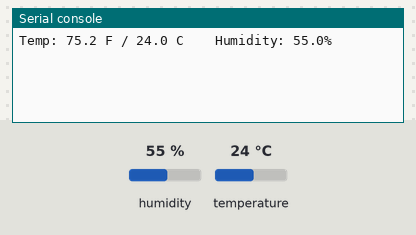
A program run on a simulated ESP32 board running CircuitPython. Shown: the last lines printed to the serial console. The test bench sets the inputs (shaded band); at power-on: humidity 55 %, temperature 24 °C.

Above: at 1.2 s.
1.3 s: humidity set to 22 %
At 3.7 s:
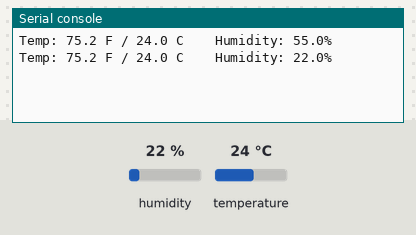
4.3 s: temperature set to 12 °C
At 6.1 s:
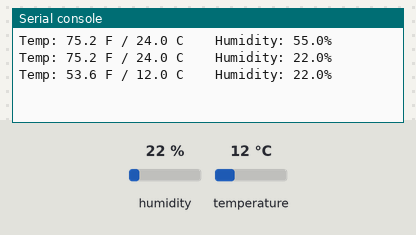
7.3 s: humidity set to 40 %
At 9.8 s:
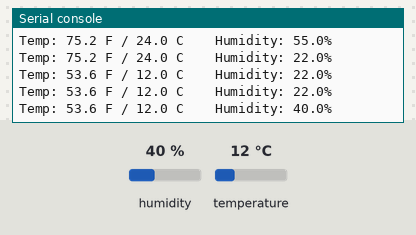
Timing chart, 0 to 11.3 s (numbered marks = the images above; inputs shaded):
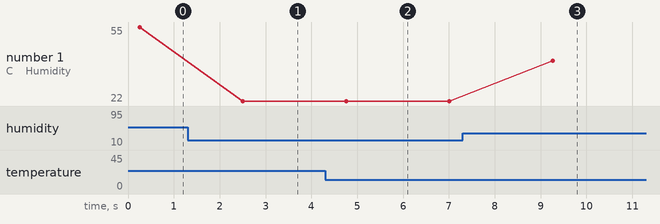

Measured:
- after the input at 1.3 s, the serial console: prints a new line after 1.2 s (image 1)
- after the input at 4.3 s, the serial console: prints a new line after 0.46 s (image 2)
- after the input at 7.3 s, the serial console: prints a new line after 2.0 s (image 3)
- plotted number 1: 55 → 22 after the input at 1.3 s, 22 → 40 after the input at 7.3 s

The program:

code.py
```python
import time
import board
import adafruit_dht

# Initial the dht device, with data pin connected to:
dhtDevice = adafruit_dht.DHT22(board.IO6)

# you can pass DHT22 use_pulseio=False if you wouldn't like to use pulseio.
# This may be necessary on a Linux single board computer like the Raspberry Pi,
# but it will not work in CircuitPython.
# dhtDevice = adafruit_dht.DHT22(board.D18, use_pulseio=False)

while True:
    try:
        # Print the values to the serial port
        temperature_c = dhtDevice.temperature
        temperature_f = temperature_c * (9 / 5) + 32
        humidity = dhtDevice.humidity
        print(
            "Temp: {:.1f} F / {:.1f} C    Humidity: {}% ".format(
                temperature_f, temperature_c, humidity
            )
        )

    except RuntimeError as error:
        # Errors happen fairly often, DHT's are hard to read, just keep going
        print(error.args[0])
        time.sleep(2.0)
        continue
    except Exception as error:
        dhtDevice.exit()
        raise error

    time.sleep(2.0)
```
